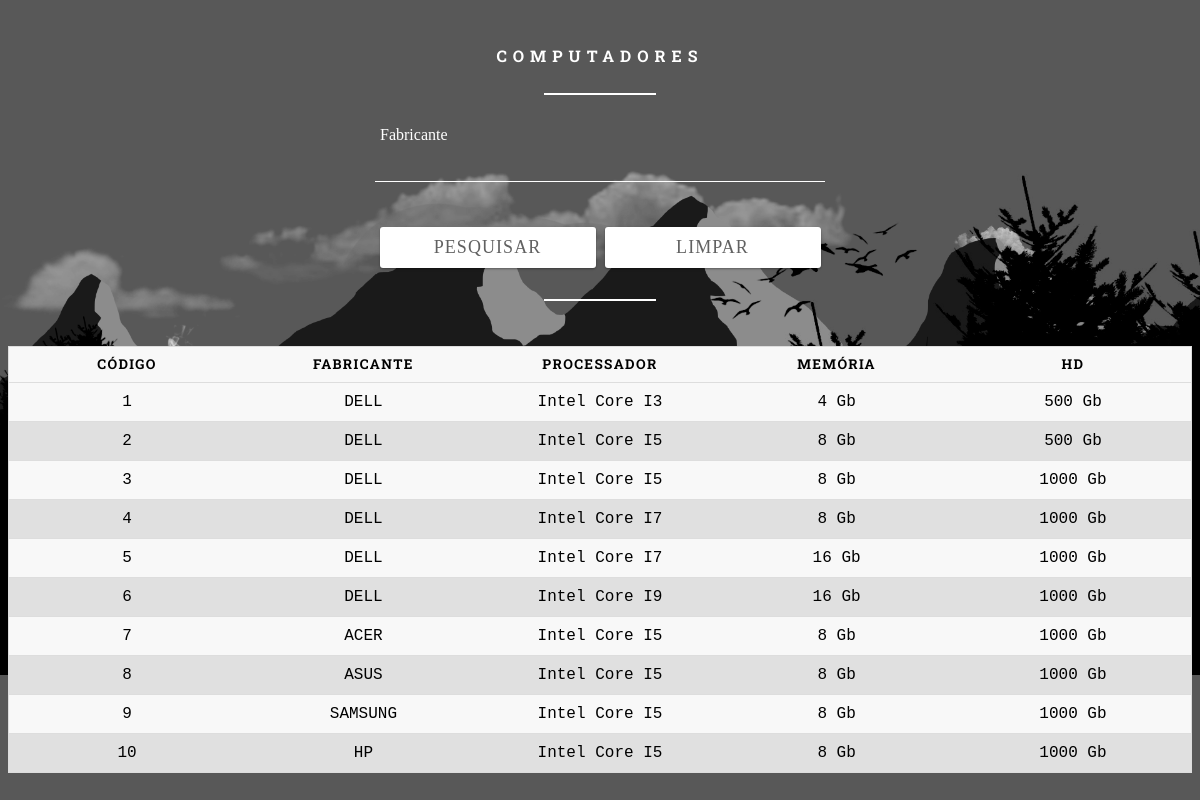
Page /ExerciciosCRUD1/Exercicio12.php on the committed database.
### tables this page shows
create table computador(
 codigo int auto_increment not null primary key,
    fabricante varchar(150),
    processador varchar(150),
    memoria int,
    hd int
);

### ExerciciosCRUD1/conf/conf.inc.php (called while the page is built, shortened)
<?php
	$tb_computador = 'computador';
?>

### ExerciciosCRUD1/Exercicio12.php (the view, shortened to what this page needs)
<!DOCTYPE html>
<html lang="pt-BR">
<?php
  require 'connect/connect.php';
  $pesquisa = isset($_POST['pesquisa'])?$_POST['pesquisa']:'';
?>
<head>
  <link rel="stylesheet" href="assets/css/basico.css" />
</head>
<body>
  <form method="post">
    <h5>Computadores</h5>
    <hr class="dividir" />
    <div class="input">
      <input type="text" name="pesquisa" value="<?php echo $pesquisa; ?>" />
      <label>Fabricante</label>
    </div>
    <div class="input">
      <input type="submit" value="Pesquisar" />
      <input type="reset" value="Limpar" />
    </div>
    </form>
    <form>
    <br /><br /><br /><br />
    <hr class="dividir" />
  </form>
    <table>
      <thead>
        <th scope="col">Código</th>
        <th scope="col">Fabricante</th>
        <th scope="col">Processador</th>
        <th scope="col">Memória</th>
        <th scope="col">HD</th>
      </thead>
      <?php
        $sql = 'select * from '. $tb_computador. ' where fabricante like "'. $pesquisa. '%" order by codigo';
        $resultado = mysqli_query($conexao, $sql);
        while ($row = mysqli_fetch_array($resultado)) {
          echo '<tr>';
          echo '<td>'. $row['codigo']. '</td>';
          echo '<td>'. $row['fabricante']. '</td>';
          echo '<td>'. $row['processador']. '</td>';
          echo '<td>'. $row['memoria']. ' Gb</td>';
          echo '<td>'. $row['hd']. ' Gb</td>';
          echo '</tr>';
        }
      ?>
    </table>
</body>
</html>

### ExerciciosCRUD1/assets/css/basico.css (style rules this page uses)
body { background: url("../images/wallpaper.png"); background-position: top; background-repeat: repeat; background-clip: border-box; background-size: 100%; background-origin: border-box; background-attachment: fixed; font-family: 'Roboto Slab', monospace; color: white; font-size: 16px; font-weight: normal; }
form { width: 450px; margin: 45px auto; }
h5 { text-align: center; text-transform: uppercase; color: #fff; letter-spacing: 6px; font-size: 16px; }
hr.dividir { background: #fff; -webkit-box-shadow: none; box-shadow: none; border: none; height: 2px; width: 25%; margin: 0px auto 0px auto; }
.input { position: relative; margin: 45px 0; width: 450px; font-family: 'Roboto Slab'; }
label { font-family: 'Roboto Slab'; }
input, textarea { background: none; color: #fff; font-size: 18px; padding: 10px 10px 10px 5px; font-family: 'Roboto Slab'; display: block; width: 450px; border: none; border-radius: 0; border-bottom: 1px solid #fff; }
input:focus~label, input:valid~label, textarea:focus~label, textarea:valid~label { top: -14px; font-size: 16px; color: #fff; }
.input label { color: #fff; font-size: 16px; font-weight: normal; position: absolute; pointer-events: none; left: 5px; top: 10px; font-family: 'Roboto Slab'; -webkit-transition: 300ms ease all; transition: 300ms ease all; }
input[type="submit"], input[type="reset"] { background: white; color: #616161; border: none; padding: 10px 20px; border-radius: 3px; letter-spacing: 0.06em; text-transform: uppercase; text-decoration: none; outline: none; width: 48%; float: left; margin: auto 1% 1% 1%; -webkit-box-shadow: 0 1px 3px rgba(0, 0, 0, 0.12), 0 1px 2px rgba(0, 0, 0, 0.24); box-shadow: 0 1px 3pxrgba(0, 0, 0, 0.12), 0 1px 2px rgba(0, 0, 0, 0.24); -webkit-transition: all 0.3s cubic-bezier(0.25, 0.8, 0.25, 1); transition: all 0.3s cubic-bezier(0.25, 0.8, 0.25, 1); }
table { border: 1px solid #ccc; border-collapse: collapse; margin: 0; color: #000000; padding: 0; width: 100%; table-layout: fixed; border-radius: 15px; }
table tr { background: #f8f8f8; border: 1px solid #ddd; padding: .35em; }
table tr:nth-child(even) { background: #E0E0E0; border: 1px solid #ddd; padding: .35em; }
table th, table td { padding: .625em; text-align: center; }
table th { font-size: .85em; letter-spacing: .1em; text-transform: uppercase; }
*, *:before, *:after { box-sizing: border-box; }

### rows in the picture
computador: codigo "1", fabricante "DELL", processador "Intel Core I3", memoria "4", hd "500"
computador: codigo "2", fabricante "DELL", processador "Intel Core I5", memoria "8", hd "500"
computador: codigo "3", fabricante "DELL", processador "Intel Core I5", memoria "8", hd "1000"
computador: codigo "4", fabricante "DELL", processador "Intel Core I7", memoria "8", hd "1000"
computador: codigo "5", fabricante "DELL", processador "Intel Core I7", memoria "16", hd "1000"
computador: codigo "6", fabricante "DELL", processador "Intel Core I9", memoria "16", hd "1000"
computador: codigo "7", fabricante "ACER", processador "Intel Core I5", memoria "8", hd "1000"
computador: codigo "8", fabricante "ASUS", processador "Intel Core I5", memoria "8", hd "1000"
computador: codigo "9", fabricante "SAMSUNG", processador "Intel Core I5", memoria "8", hd "1000"
computador: codigo "10", fabricante "HP", processador "Intel Core I5", memoria "8", hd "1000"
